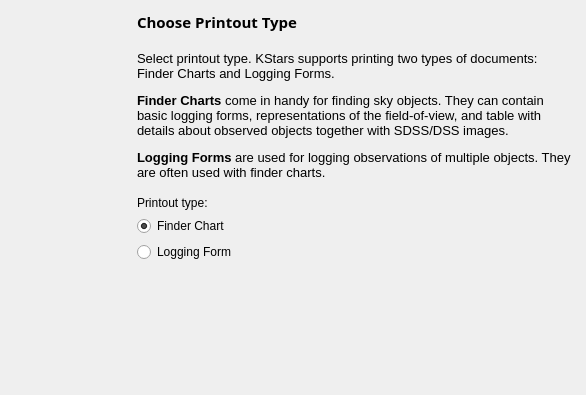
<?xml version="1.0" encoding="UTF-8"?>
<ui version="4.0">
 <class>PWizTypeSelection</class>
 <widget class="QWidget" name="PWizTypeSelection">
  <property name="geometry">
   <rect>
    <x>0</x>
    <y>0</y>
    <width>586</width>
    <height>395</height>
   </rect>
  </property>
  <property name="minimumSize">
   <size>
    <width>586</width>
    <height>395</height>
   </size>
  </property>
  <property name="windowTitle">
   <string>Form</string>
  </property>
  <layout class="QHBoxLayout" name="horizontalLayout">
   <item>
    <widget class="QLabel" name="banner">
     <property name="sizePolicy">
      <sizepolicy hsizetype="Fixed" vsizetype="Fixed">
       <horstretch>0</horstretch>
       <verstretch>0</verstretch>
      </sizepolicy>
     </property>
     <property name="minimumSize">
      <size>
       <width>120</width>
       <height>360</height>
      </size>
     </property>
     <property name="text">
      <string/>
     </property>
    </widget>
   </item>
   <item>
    <layout class="QVBoxLayout" name="printoutTypeLayout">
     <property name="spacing">
      <number>6</number>
     </property>
     <property name="margin">
      <number>0</number>
     </property>
     <item>
      <widget class="QLabel" name="stepTitle">
       <property name="font">
        <font>
         <family>Sans Serif</family>
         <pointsize>11</pointsize>
         <weight>75</weight>
         <italic>false</italic>
         <bold>true</bold>
         <underline>false</underline>
         <strikeout>false</strikeout>
        </font>
       </property>
       <property name="text">
        <string>Choose Printout Type</string>
       </property>
      </widget>
     </item>
     <item>
      <spacer name="vertSpacer1">
       <property name="orientation">
        <enum>Qt::Vertical</enum>
       </property>
       <property name="sizeType">
        <enum>QSizePolicy::Fixed</enum>
       </property>
       <property name="sizeHint" stdset="0">
        <size>
         <width>20</width>
         <height>12</height>
        </size>
       </property>
      </spacer>
     </item>
     <item>
      <widget class="QLabel" name="stepText">
       <property name="text">
        <string>&lt;!DOCTYPE HTML PUBLIC &quot;-//W3C//DTD HTML 4.0//EN&quot; &quot;http://www.w3.org/TR/REC-html40/strict.dtd&quot;&gt;
&lt;html&gt;&lt;head&gt;&lt;meta name=&quot;qrichtext&quot; content=&quot;1&quot; /&gt;&lt;style type=&quot;text/css&quot;&gt;
p, li { white-space: pre-wrap; }
&lt;/style&gt;&lt;/head&gt;&lt;body style=&quot; font-family:'Sans'; font-size:10pt; font-weight:400; font-style:normal;&quot;&gt;
&lt;p style=&quot; margin-top:12px; margin-bottom:12px; margin-left:0px; margin-right:0px; -qt-block-indent:0; text-indent:0px;&quot;&gt;Select printout type. KStars supports printing two types of documents: Finder Charts and Logging Forms.&lt;/p&gt;
&lt;p style=&quot; margin-top:12px; margin-bottom:12px; margin-left:0px; margin-right:0px; -qt-block-indent:0; text-indent:0px;&quot;&gt;&lt;span style=&quot; font-weight:600;&quot;&gt;Finder Charts&lt;/span&gt; come in handy for finding sky objects. They can contain basic logging forms, representations of the field-of-view, and table with details about observed objects together with SDSS/DSS images.&lt;/p&gt;
&lt;p style=&quot; margin-top:12px; margin-bottom:12px; margin-left:0px; margin-right:0px; -qt-block-indent:0; text-indent:0px;&quot;&gt;&lt;span style=&quot; font-weight:600;&quot;&gt;Logging Forms &lt;/span&gt;are used for logging observations of multiple objects. They are often used with finder charts.&lt;/p&gt;&lt;/body&gt;&lt;/html&gt;</string>
       </property>
       <property name="wordWrap">
        <bool>true</bool>
       </property>
      </widget>
     </item>
     <item>
      <spacer name="vertSpacer2">
       <property name="orientation">
        <enum>Qt::Vertical</enum>
       </property>
       <property name="sizeType">
        <enum>QSizePolicy::Minimum</enum>
       </property>
       <property name="sizeHint" stdset="0">
        <size>
         <width>20</width>
         <height>10</height>
        </size>
       </property>
      </spacer>
     </item>
     <item>
      <widget class="QLabel" name="typeLabel">
       <property name="text">
        <string>Printout type:</string>
       </property>
      </widget>
     </item>
     <item>
      <widget class="QRadioButton" name="finderChartRadio">
       <property name="text">
        <string>Finder Chart</string>
       </property>
       <property name="checked">
        <bool>true</bool>
       </property>
      </widget>
     </item>
     <item>
      <widget class="QRadioButton" name="loggingFormRadio">
       <property name="text">
        <string>Logging Form</string>
       </property>
      </widget>
     </item>
     <item>
      <spacer name="vertSpacer3">
       <property name="orientation">
        <enum>Qt::Vertical</enum>
       </property>
       <property name="sizeHint" stdset="0">
        <size>
         <width>20</width>
         <height>40</height>
        </size>
       </property>
      </spacer>
     </item>
    </layout>
   </item>
  </layout>
 </widget>
 <resources/>
 <connections/>
</ui>
